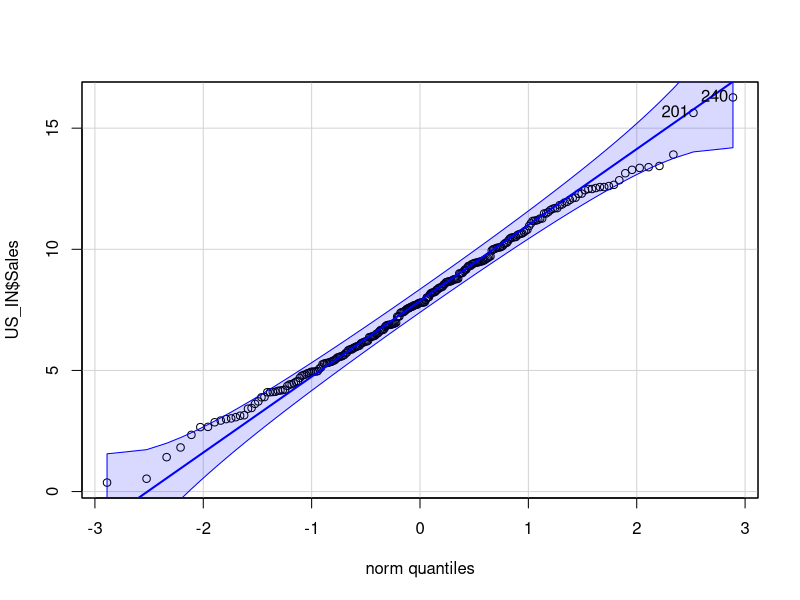
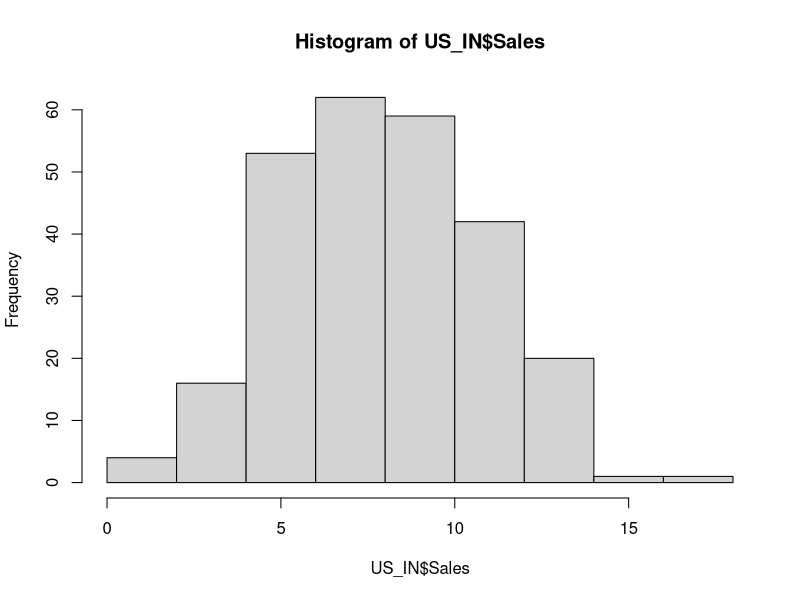
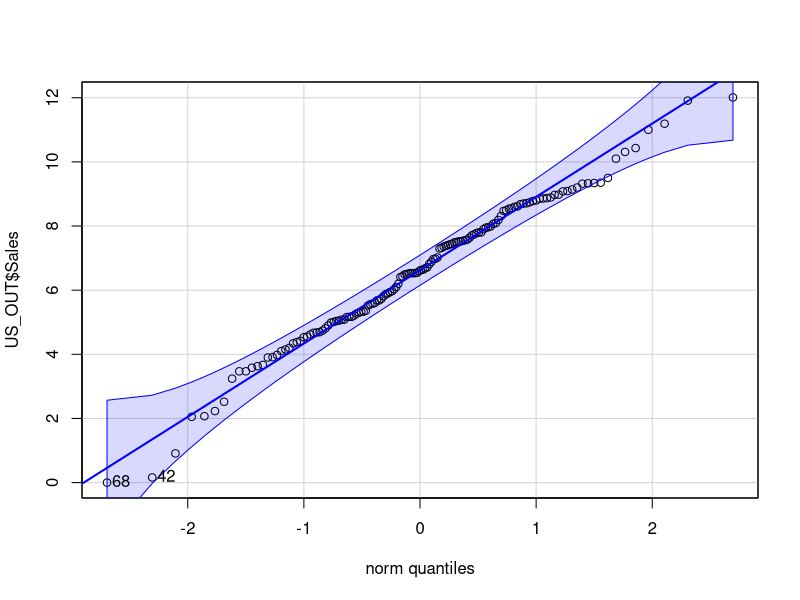
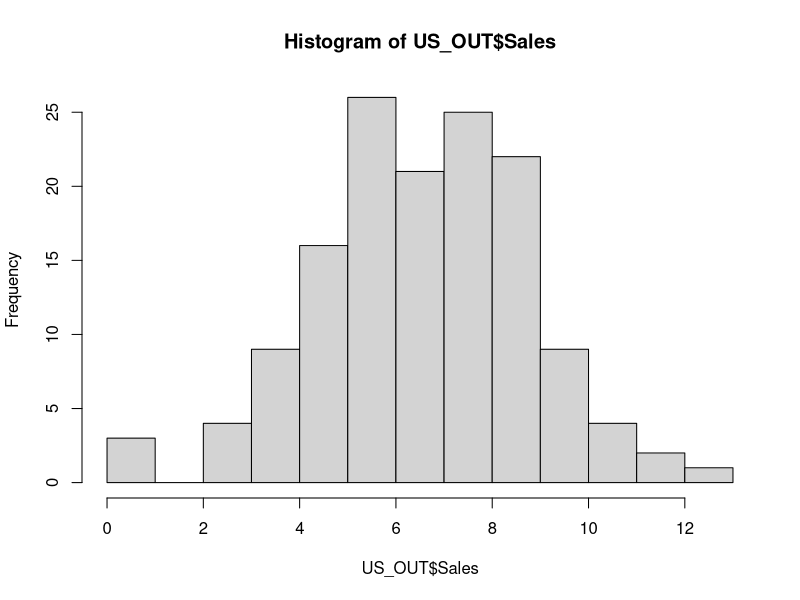
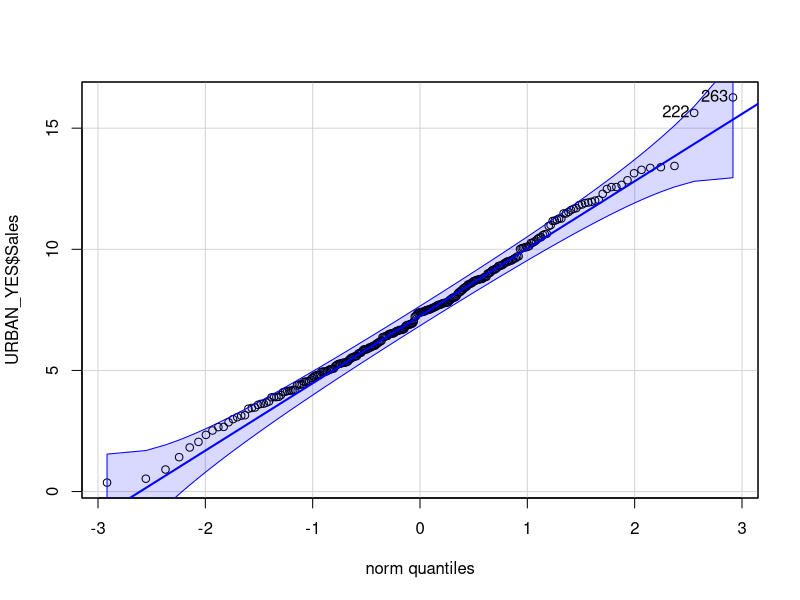
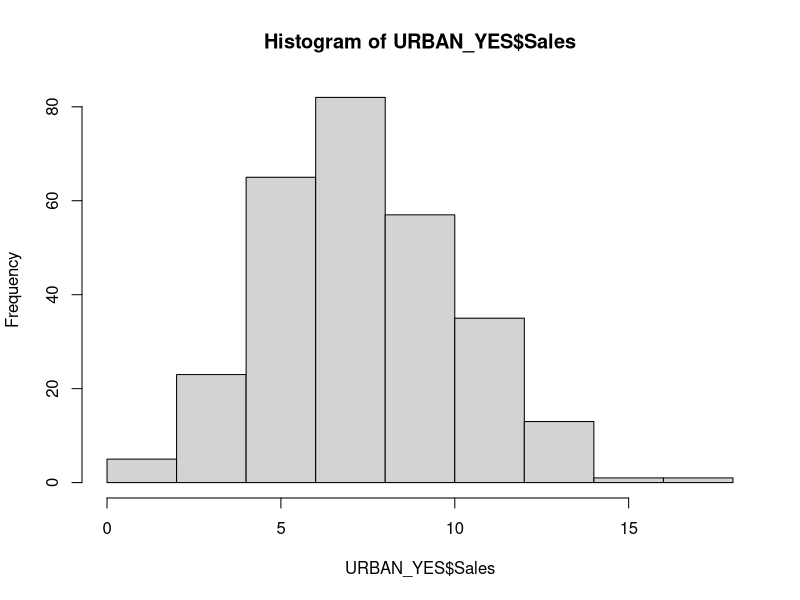
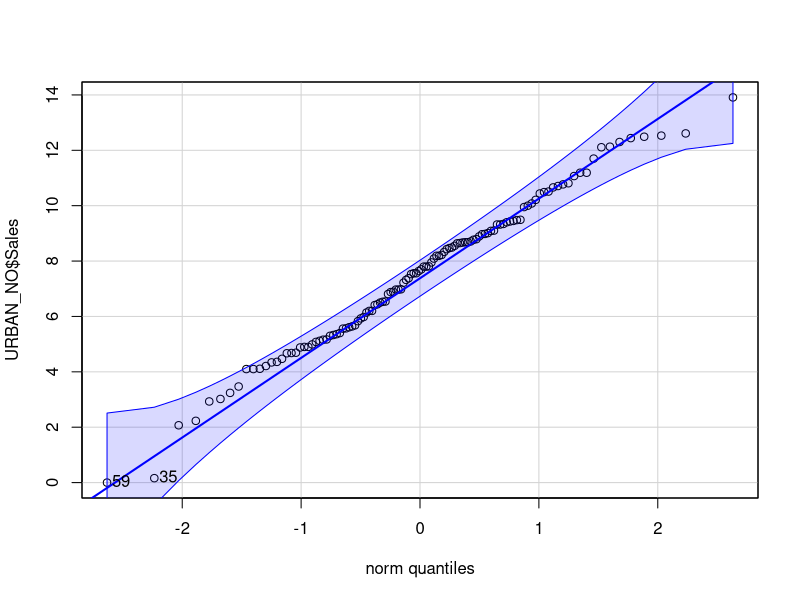
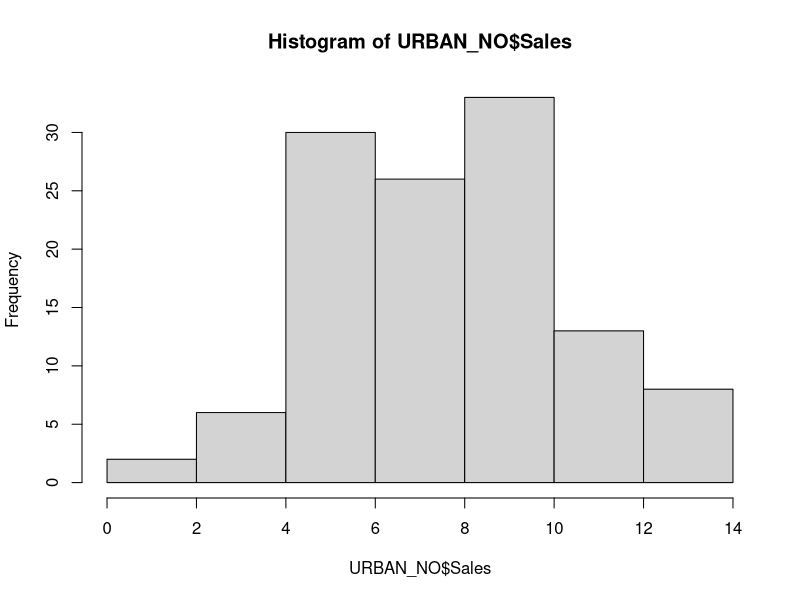

The R source for these figures, in order:
## ---- chunk 1
knitr::opts_chunk$set(echo = TRUE)
## ---- chunk 2
library(dplyr)
library(plyr)
library(car)
library(nortest)
## ---- chunk 3
ChildCarSeats_clean <- read.csv("ChildCarSeats_clean.csv", stringsAsFactors = TRUE)
## ---- chunk 4
str(ChildCarSeats_clean)
## ---- chunk 5
summary(ChildCarSeats_clean)
## ---- chunk 6
#2 datasets settings
US_IN<-ChildCarSeats_clean %>%
  filter(US=="Yes")
US_OUT<-ChildCarSeats_clean %>%
  filter(US=="No")
US_IN
US_OUT
## ---- chunk 7
qqPlot(US_IN$Sales)
hist(US_IN$Sales)
###############################
shapiro.test(US_IN$Sales)
###############################
lillie.test(US_IN$Sales)
## ---- chunk 8
qqPlot(US_OUT$Sales)
hist(US_OUT$Sales)
###############################
shapiro.test(US_OUT$Sales)
###############################
lillie.test(US_OUT$Sales)
## ---- chunk 9
ddply(ChildCarSeats_clean,"US",summarise,normality_test = lillie.test(Sales))
## ---- chunk 10
var.test(US_IN$Sales,US_OUT$Sales)
## ---- chunk 11
t.test(US_IN$Sales, US_OUT$Sales, paired = F ,var.equal = F, alternative = "greater")
## ---- chunk 12
#2 datasets settings
URBAN_YES<-ChildCarSeats_clean %>%
  filter(Urban=="Yes")
URBAN_NO<-ChildCarSeats_clean %>%
  filter(Urban=="No")
URBAN_YES
URBAN_NO

## ---- chunk 13
qqPlot(URBAN_YES$Sales)
hist(URBAN_YES$Sales)
###############################
shapiro.test(URBAN_YES$Sales)
###############################
lillie.test(URBAN_YES$Sales)

## ---- chunk 14
qqPlot(URBAN_NO$Sales)
hist(URBAN_NO$Sales)
###############################
shapiro.test(URBAN_NO$Sales)
###############################
lillie.test(URBAN_NO$Sales)
## ---- chunk 15
ddply(ChildCarSeats_clean,"Urban",summarise,normality_test = lillie.test(Sales))
## ---- chunk 16
var.test(URBAN_YES$Sales,URBAN_NO$Sales)
## ---- chunk 17
t.test(URBAN_YES$Sales, URBAN_NO$Sales, paired = F ,var.equal = T, alternative = "greater")
## ---- chunk 18
t.test(URBAN_YES$Sales, URBAN_NO$Sales, paired = F ,var.equal = T, alternative = "less")
## ---- chunk 19
t.test(URBAN_YES$Sales, URBAN_NO$Sales, paired = F ,var.equal = T, alternative = "two.sided")
t.test(URBAN_NO$Sales, URBAN_YES$Sales, paired = F ,var.equal = T, alternative = "two.sided")
## ---- chunk 20

#3 datasets settings
SHELVELOC_GOOD<-ChildCarSeats_clean %>%
  filter(ShelveLoc=="Good")
SHELVELOC_MEDIUM<-ChildCarSeats_clean %>%
  filter(ShelveLoc=="Medium")
SHELVELOC_BAD<-ChildCarSeats_clean %>%
  filter(ShelveLoc=="Bad")
SHELVELOC_GOOD
SHELVELOC_MEDIUM
SHELVELOC_BAD

## ---- chunk 21
qqPlot(SHELVELOC_GOOD$Sales)
hist(SHELVELOC_GOOD$Sales)
###############################
shapiro.test(SHELVELOC_GOOD$Sales)
###############################
lillie.test(SHELVELOC_GOOD$Sales)
## ---- chunk 22
qqPlot(SHELVELOC_MEDIUM$Sales)
hist(SHELVELOC_MEDIUM$Sales)
shapiro.test(SHELVELOC_MEDIUM$Sales)  
###############################
lillie.test(SHELVELOC_MEDIUM$Sales)
## ---- chunk 23
qqPlot(SHELVELOC_BAD$Sales)
hist(SHELVELOC_BAD$Sales)
###############################
shapiro.test(SHELVELOC_BAD$Sales)  
###############################
lillie.test(SHELVELOC_BAD$Sales)
## ---- chunk 24
ddply(ChildCarSeats_clean,"ShelveLoc",summarise,normality_test = lillie.test(Sales))
## ---- chunk 25
bartlett.test(Sales ~ ShelveLoc, data=ChildCarSeats_clean)
## ---- chunk 26
Result_Anova=aov(Sales ~ ShelveLoc, data=ChildCarSeats_clean)
summary(Result_Anova)
## ---- chunk 27
TukeyHSD(Result_Anova)
